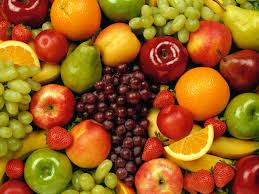
#> input picture src/download.jpg, 259 x 194 px
$ python preproc.py download.jpg out   (Python 2 division)
#> lines starting #> are read from the running program, lines starting #| are printed output that depends on the picture
### src/imutil.py
# utility functions for image mosaic generator

import os
import numpy as np
from scipy import spatial
import cv2

# get average cell value from image
def get_average_hsv(hsv):
    h,s,v = cv2.split(hsv)
    return (np.mean(h), np.mean(s), np.mean(v))

# get tile based on HSV
# value - HSV value to use when retrieving image
# bank - path to root directory to sorted images
# tilesize - size of tile to return
# [29 lines left out: function lookup_tile_by_hsv, not called in this run]

# portable path delimiter
def dirdelim():
    if os.name == 'nt':
        return '\\'
    else:
        return '/'

### src/preproc.py
# image mosaic preprocessor
# Converts an image to HSV, analyses their hue, and writes them to
# the folder with the range that the hue value falls into

import cv2
import numpy as np

import sys
import os
import imutil

import argparse
if __name__ == '__main__':
    parser = argparse.ArgumentParser(description='Image Mosaic preprocessor')
    parser.add_argument('img', help='Image File')
    parser.add_argument('dest', help='Root folder to write the image to')
    args = parser.parse_args()

    root = args.dest
    src = args.img

    # get directory delimiter based on os
    dirdelim = imutil.dirdelim()
    if root[len(root)-1] != dirdelim: # if the root argument doesn't have the delimiter for directory
        root = root + dirdelim

    # keep just the filename of the image instead of entire path
    tokens = src.split(dirdelim)
    fname = tokens[-1]

    img = cv2.imread(src)
#> img is the input picture: shape (194, 259, 3); mean B, G, R 26.9, 94, 154.3
    if img is None:
        print "Error: failed to load '%s'." % src
        sys.exit(1)

    hsv = cv2.cvtColor(img,cv2.COLOR_BGR2HSV)
#> hsv: shape (194, 259, 3); mean H, S, V 26.2, 212, 155.5
    h,s,v = cv2.split(hsv)
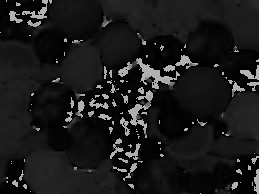
#> h: shape (194, 259); min 0, max 179, mean 26.2
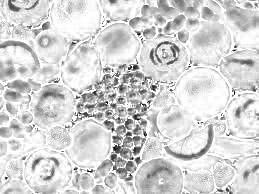
#> s: shape (194, 259); min 0, max 255, mean 212
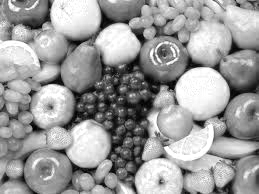
#> v: shape (194, 259); min 0, max 255, mean 155.5

    hist,edges = np.histogram(h,bins=20,range=(0,180)) # create histogram of hue values
#> hist = 20 values, max 16376 at index 0, min 11 at index 9, mean 2512.3; edges = 21 values from 0 to 180
    ind = np.argmax(hist) # index of largest bin in histogram
#> ind = 0

    # get path to location to write to
    path = root+str(int(edges[ind]))
#> path = 'out/0'
    try:
        os.mkdir(path)
    except OSError: # directory exist from previous invocation, continue execution
        pass

    cv2.imwrite(path+dirdelim+fname,img)
    # write the feature vector to file
    hm = np.mean(h)
#> hm = 26.25
    sm = np.mean(s)
#> sm = 212
    vm = np.mean(v)
#> vm = 155.5
    with open(path+dirdelim+"meta.txt",'a+') as f:
        line = fname+","+str(hm)+","+str(sm)+","+str(vm)+"\n"
        f.write(line)
